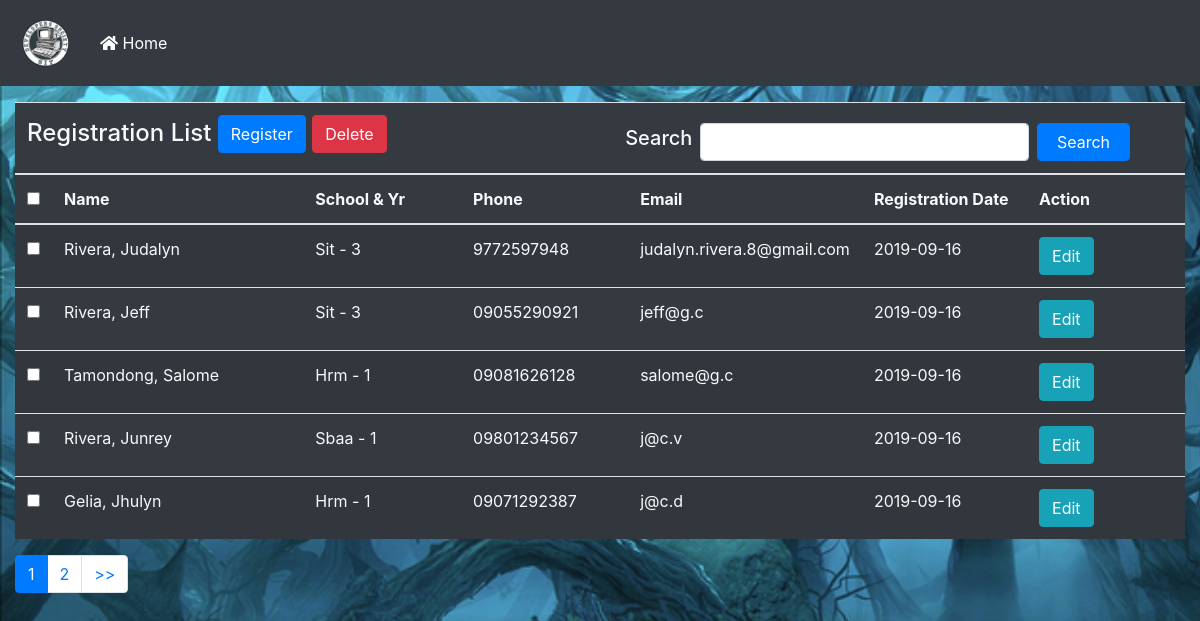
The page / on the database its author committed.
### tables this page shows
CREATE TABLE `registration` (
  `regID` int(11) NOT NULL,
  `firstname` text NOT NULL,
  `lastname` text NOT NULL,
  `school` varchar(100) NOT NULL,
  `grade` varchar(3) NOT NULL,
  `phone` varchar(11) NOT NULL,
  `email` varchar(255) NOT NULL,
  `regDate` date NOT NULL
);

### classes/registration.php (called while the page is built, shortened)
<?php
class Registration{
	private $conn;
	public $limit;
	public $offset;
	function __construct($dbh){
		$this->conn = $dbh;
	}
	function viewAll(){
		$query = "SELECT * FROM registration ORDER BY regID ASC";
		$stmt = $this->conn->prepare($query);
		$stmt->execute();
		return $stmt;
	}
	function pagination(){
		$query = "SELECT * FROM registration ORDER BY regID ASC LIMIT $this->offset, $this->limit";
		$stmt = $this->conn->prepare($query);
		$stmt->execute();
		return $stmt;
	}
}
?>

### BLL/registration/regTable.php (the view, shortened to what this page needs)
<?php
echo '
	<table class="table table-striped bg-dark text-light mt-3" >
		<thead>
			<tr>
				<th colspan="4">
					<h4>
						Registration List
                		<input type="button" class="btn btn-primary addReg" data-toggle="modal" data-target="#regModal" value="Register">
						<input type="button" class="btn btn-danger" name="btnDelete" id="btnDelete" value="Delete"/>
					</h4>
				</th>
				<th colspan="3">
		            <form method="POST" id="search" name="search" class="row">
		                <h5 class="mr-2 form-inline">Search</h5>
		                <input type="text" name="keyword" id="keyword" class="form-control col-sm-7 mr-2 form-inline">
		                <input type="submit" name="search" id="search" value="Search" class="form-control btn btn-primary col-sm-2 form-inline">
		            </form>
				</th>
			</tr>
			<tr>
				<th width="1%">
					<input type="checkbox" id="checkBoxAll" />
				</th>
				<th width="24%">Name</th>
				<th width="15%">School & Yr</th>
				<th width="15%">Phone</th>
				<th width="15%">Email</th>
				<th width="15%">Registration Date</th>
				<th width="15%">Action</th>
			</tr>
		</thead>
		<tbody>';
    while ($row = $stmt->fetch(PDO::FETCH_ASSOC)) {
		echo'
			<tr>
				<td>
					<input type="checkbox" class="chkCheckBoxId" value="'.$row['regID'].'" />
				</td>
				<td>
					'.$row['lastname'].', '.$row['firstname'].'
				</td>
				<td>
					'.$row['school'].' - '.$row['grade'].'
				</td>
				<td>
					'.$row['phone'].'
				</td>
				<td>
					'.$row['email'].'
				</td>
				<td>
					'.$row['regDate'].'
				</td>
				<td>
            		<input class="btn btn-info fillData" type="button" name="edit" id="'.$row['regID'].'" value="Edit">
				</td>
			</tr>';
		}
			echo'
		</tbody>
	</table>
';
if ($results >= $limit) {
    echo'
    <nav aria-label="Page navigation">
        <ul class="pagination">';
            echo'
            <li class="page-item active">
                <a class="page-link" href="?page='.$currentPage.'">
                    '.$currentPage.'
                </a>
            </li>';
            if($currentPage != $last) {
            echo'
            <li class="page-item">
                <a class="page-link" href="?page='.$next.'">
                    '.$next.'
                </a>
            </li>';
            echo'
            <li class="page-item">
                <a class="page-link" href="?page='.$last.'" aria-label="Next">
                    <span aria-hidden="true"> >> </span>
                </a>
            </li>';
            }
        echo'
        </ul>
    </nav>
    ';
}
?>

### assets/header.php (shortened to what this page needs)
<!DOCTYPE html>
<html>
<head>
    <link rel="stylesheet" href="assets/bootstrap/4.2.1/css/bootstrap.min.css">
    <link rel="stylesheet" href="https://use.fontawesome.com/releases/v5.7.2/css/all.css">
</head>
<body style="background-repeat: no-repeat; background-attachment: fixed; background-image: url('img/maleficent.jpg'); background-size: cover;" id="body">
    <nav class="navbar sticky-top navbar-expand-lg navbar-dark bg-dark">
    <div class="collapse navbar-collapse" id="navbarTogglerDemo01">
        <a class="navbar-brand" href="index.php"><img src="img/logo.png" width="60px" class="p-0 m-0"></a>
        <ul class="navbar-nav mr-auto mt-2 mt-lg-0  ml-0">
            <li class="nav-item"><a class="nav-link active" href="index.php"><i class="fas fa-home"></i> Home</a></li>
        </ul>
  </div>
</nav>

### index.php (shortened to what this page needs)
<?php
include 'assets/header.php';
include 'classes/registration.php';
$database = new Database();
$db = $database->getConnection();
$reg = new Registration($db);
if(isset($_GET['page']) && !empty($_GET['page'])){
	$currentPage = $_GET['page'];
}else{
	$currentPage = 1;
}
$limit = $reg->limit = 5;
$reg->offset = $start = ($currentPage * $limit) - $limit;
$results = ($reg->viewAll()->rowCount());
$next = $currentPage + 1;
$last = ceil( $results / $limit);
$stmt = $reg->pagination();
?>
<div class="container-fluid content">
	<div class="row">
		<div class="col-md-12">
			<div class="content" id="content" name="content">
				<?php include 'bll/registration/regTable.php';?>
			</div>
		</div>
	</div>
</div>
<?php
include 'assets/footer.php';
?>

### assets/footer.php (shortened to what this page needs)
	</body>
</html>

### rows shown on the page
registration: lastname "Rivera", firstname "Judalyn", school "Sit", grade "3", phone "9772597948", email "judalyn.rivera.8@gmail.com", regDate "2019-09-16"
registration: lastname "Rivera", firstname "Jeff", school "Sit", grade "3", phone "09055290921", email "jeff@g.c", regDate "2019-09-16"
registration: lastname "Tamondong", firstname "Salome", school "Hrm", grade "1", phone "09081626128", email "salome@g.c", regDate "2019-09-16"
registration: lastname "Rivera", firstname "Junrey", school "Sbaa", grade "1", phone "09801234567", email "j@c.v", regDate "2019-09-16"
registration: lastname "Gelia", firstname "Jhulyn", school "Hrm", grade "1", phone "09071292387", email "j@c.d", regDate "2019-09-16"

### other values the page prints
$currentPage "1"
$next "2"
